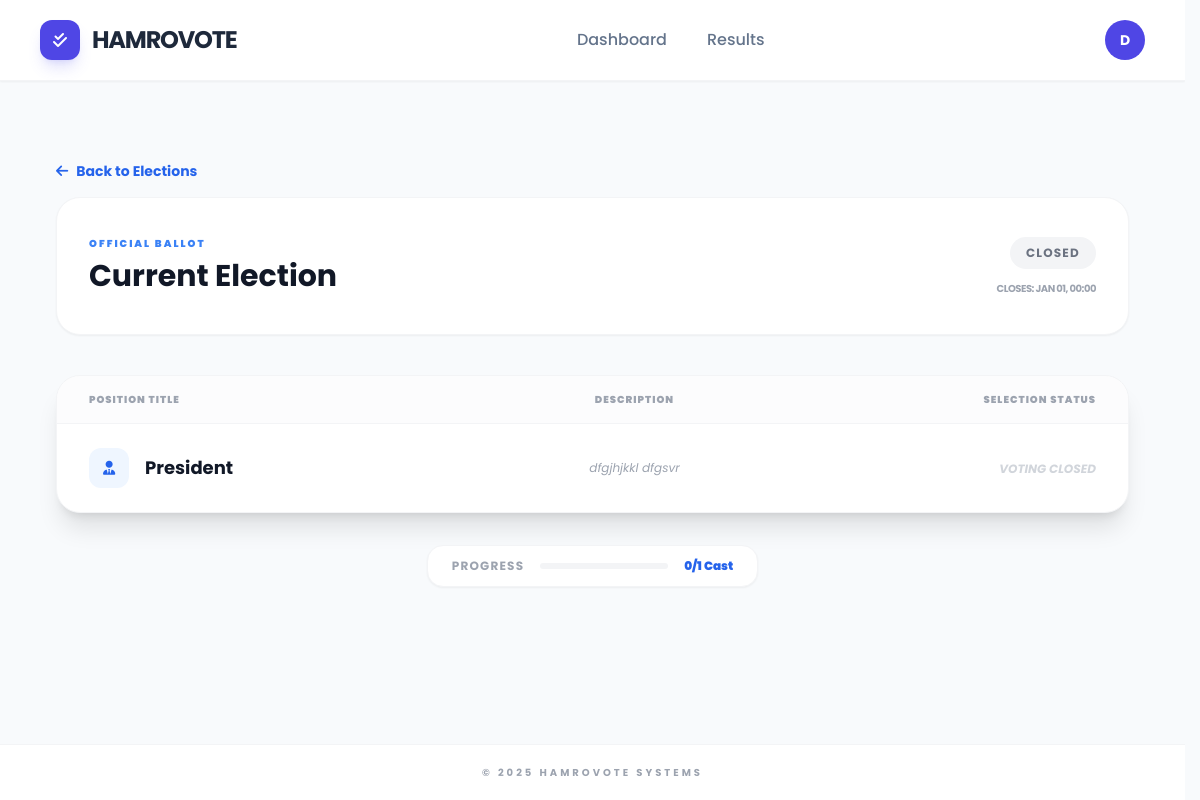
The page /ballot/1/ (signed in) on the database as committed earlier.
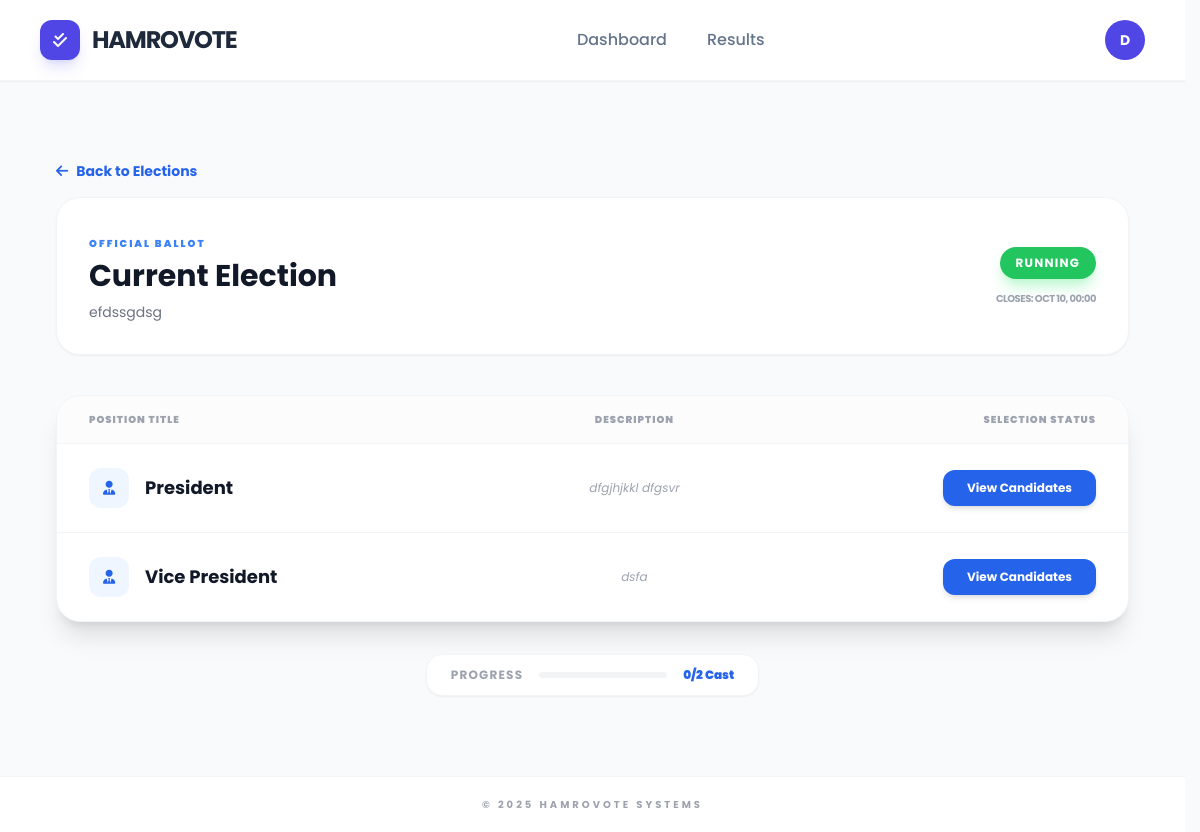
The same page on the database as committed later.
### voter/models.py (models this page shows, shortened)
class Election(models.Model):
    title = models.CharField(max_length=200)
    description = models.TextField(blank=True, null=True)
    start_date = models.DateTimeField()
    end_date = models.DateTimeField()
    is_active = models.BooleanField(default=True)
    created_at = models.DateTimeField(auto_now_add=True)
    @property
    def status(self):
        now = timezone.now()
        if not self.is_active:
            return "Disabled"
        if now < self.start_date:
            return "Upcoming"
        elif now > self.end_date:
            return "Closed"
        return "Running"
    class Meta:
        ordering = ['-start_date']

class Position(models.Model):
    election = models.ForeignKey(Election, on_delete=models.CASCADE, related_name='positions')
    title = models.CharField(max_length=100)
    description = models.TextField(blank=True, null=True)
    order = models.IntegerField(default=0)
    class Meta:
        ordering = ['order']

### voter/views.py (the view)
# urls.py: path('ballot/<int:election_id>/', views.election_ballot, name='election_ballot'),
@login_required
def election_ballot(request, election_id):
    election = get_object_or_404(Election, id=election_id)
    if election.status == "Disabled":
        messages.error(request, "This election event is currently hidden by the administrator.")
        return redirect('voter:voter_dashboard')
    positions = Position.objects.filter(election=election)
    voter_profile = request.user.voter
    voted_ids = ParticipationLedger.objects.filter(
        voter=voter_profile,
        position__election=election
    ).values_list('position_id', flat=True)
    return render(request, 'voter/ballot.html', {
        'election': election,
        'positions': positions,
        'voted_ids': voted_ids
    })

### voter/templates/voter/ballot.html (shortened to what the changed rows need)
{% extends 'voter/base.html' %}
{% block content %}
<div class="max-w-6xl mx-auto py-10 px-4">
    <div class="mb-10">
        <div class="flex flex-col md:flex-row md:items-center justify-between gap-6 bg-white p-8 rounded-3xl border border-gray-100 shadow-sm">
            <div>
                <span class="text-[10px] font-black uppercase tracking-[0.2em] text-blue-500">Official Ballot</span>
                <h1 class="text-3xl font-bold text-gray-900 mt-1">{{ election.title }}</h1>
                <p class="text-gray-500 text-sm mt-2 max-w-xl">{{ election.description }}</p>
            </div>
            <div class="text-center md:text-right">
                <div class="inline-block px-4 py-2 rounded-2xl {% if election.status == 'Running' %}bg-green-500 text-white shadow-lg shadow-green-200{% else %}bg-gray-100 text-gray-500{% endif %} text-xs font-bold uppercase tracking-widest">
                    {{ election.status }}
                </div>
                <p class="text-[10px] text-gray-400 mt-3 font-bold uppercase tracking-tighter">
                    Closes: {{ election.end_date|date:"M d, H:i" }}
                </p>
            </div>
        </div>
    </div>
    <div class="bg-white rounded-3xl border border-gray-100 shadow-xl overflow-hidden">
        <div class="divide-y divide-gray-100">
            {% for pos in positions %}
            <div class="grid grid-cols-1 md:grid-cols-12 items-center px-8 py-6 hover:bg-blue-50/30 transition group">
                <div class="col-span-4 mb-2 md:mb-0">
                    <div class="flex items-center">
                        <div class="w-10 h-10 rounded-xl bg-blue-50 text-blue-600 flex items-center justify-center mr-4 group-hover:bg-blue-600 group-hover:text-white transition-colors">
                            <i class="fas fa-user-tie text-sm"></i>
                        </div>
                        <h3 class="font-bold text-gray-900 text-lg">{{ pos.title }}</h3>
                    </div>
                </div>
                <div class="col-span-5 text-center px-4 mb-4 md:mb-0">
                    <p class="text-xs text-gray-400 italic leading-relaxed">
                        {{ pos.description|default:"No specific role description provided." }}
                    </p>
                </div>
                <div class="col-span-3 text-right">
                    {% if pos.id in voted_ids %}
                        <div class="inline-flex items-center text-emerald-600 bg-emerald-50 px-4 py-2 rounded-xl text-xs font-bold border border-emerald-100">
                            <i class="fas fa-check-circle mr-2"></i> Selection Recorded
                        </div>
                    {% else %}
                        {% if election.status == 'Running' %}
                            <a href="{% url 'voter:candidates' pos.id %}"
                               class="inline-block w-full md:w-auto bg-blue-600 text-white px-6 py-2.5 rounded-xl text-xs font-bold hover:bg-indigo-700 shadow-md hover:shadow-blue-200 transition-all active:scale-95">
                                View Candidates
                            </a>
                        {% else %}
                            <span class="text-gray-300 text-xs font-bold uppercase italic">Voting Closed</span>
                        {% endif %}
                    {% endif %}
                </div>
            </div>
            {% empty %}
            <div class="p-20 text-center">
                <i class="fas fa-ballot text-4xl text-gray-200 mb-4"></i>
                <p class="text-gray-400 italic">No voting positions have been set up for this ballot yet.</p>
            </div>
            {% endfor %}
        </div>
    </div>
    <div class="mt-8 flex justify-center">
        <div class="bg-white px-6 py-3 rounded-2xl border border-gray-100 shadow-sm flex items-center space-x-4">
            <span class="text-xs font-bold text-gray-400 uppercase tracking-widest">Progress</span>
            <div class="w-32 bg-gray-100 h-1.5 rounded-full overflow-hidden">
            </div>
            <span class="text-xs font-black text-blue-600">{{ voted_ids|length }}/{{ positions|length }} Cast</span>
        </div>
    </div>
</div>
{% endblock %}

Rows that differ between the two databases and show on the page:
changed Election "Current Election": description (not shown) → "efdssgdsg"; start_date "2024-01-01 00:00:00" → "2024-10-01 00:00:00" (drawn); status "CLOSED" → "RUNNING"; end_date "JAN 01, 00:00" → "OCT 10, 00:00"
computed for Position "President": text "VOTING CLOSED" → "View Candidates"
added Position: title "Vice President", description "dsfa", shows "View Candidates"
Other text that changed with them:
{{ positions|length }}: "1" → "2"
